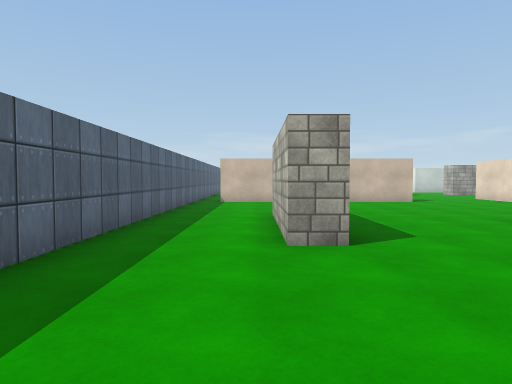
view 1 (above)

24 first-person views from a walk through a scene from a Unity 3-D project. The camera is 1.35 m above the floor, tilts 2° down and sees 75° across. The floor is counted in squares, 1.44 m on a side. Each view is taken from the middle of a square. On the plan, view 1 faces up. The plan holds only what a view shows up to about 12 squares ahead; the rest is blank. The place goes on beyond the plan. The player is left out. Surface patterns are stand-ins for the level's own textures.

view 2
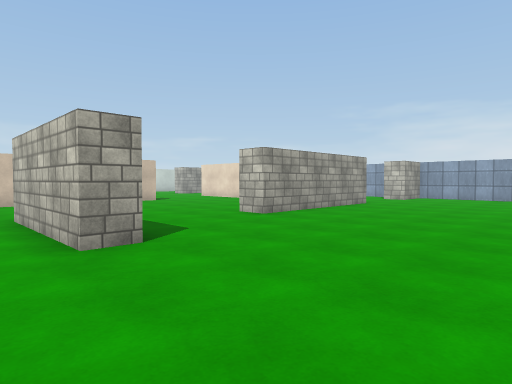

view 3
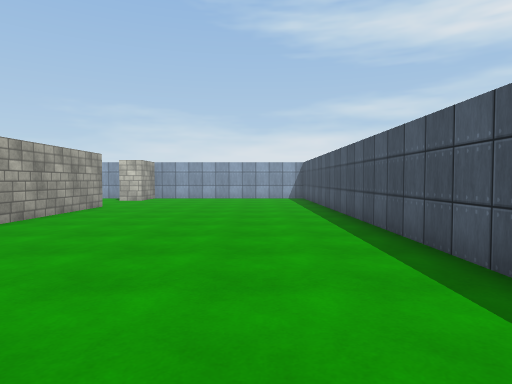

view 4
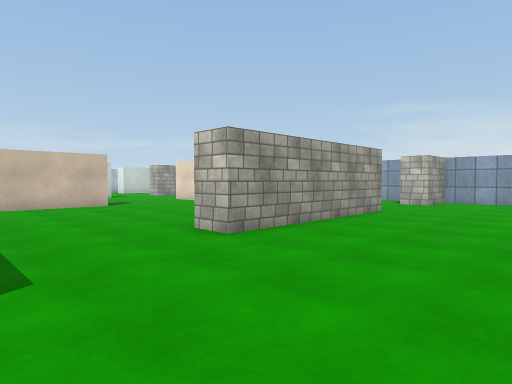

view 5
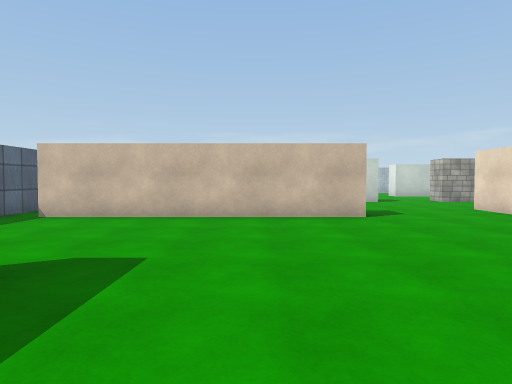

view 6
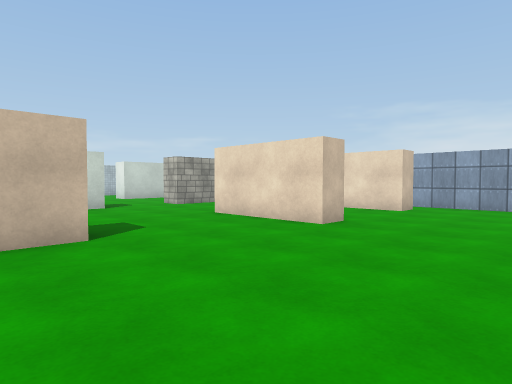

view 7
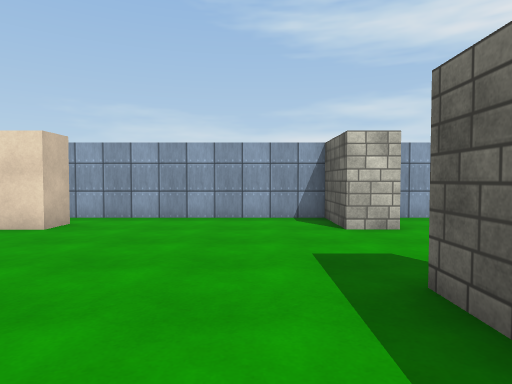

view 8
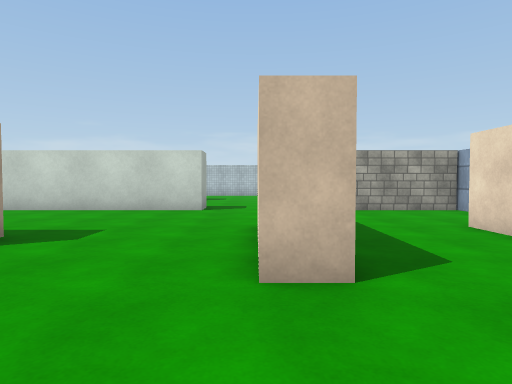

view 9
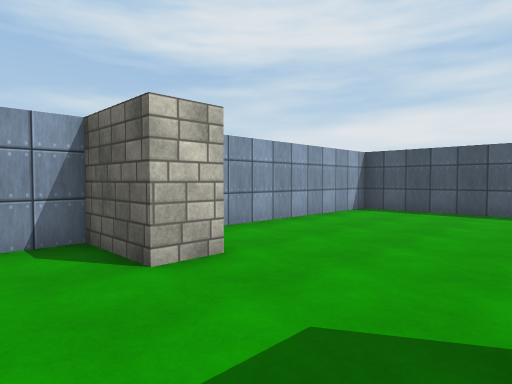

view 10
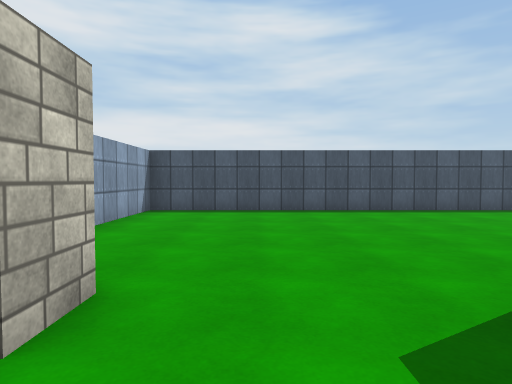

view 11
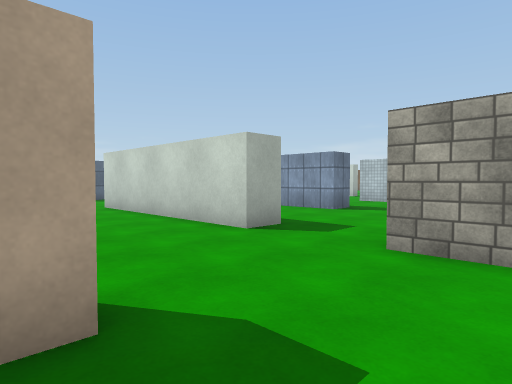

view 12
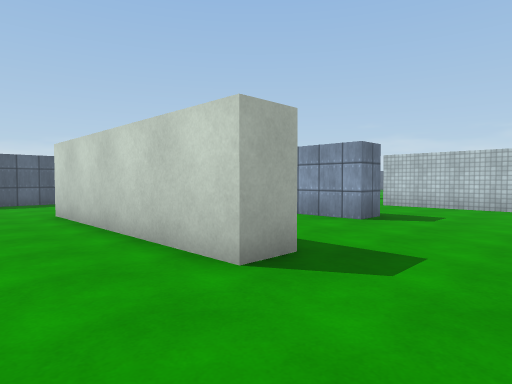

view 13
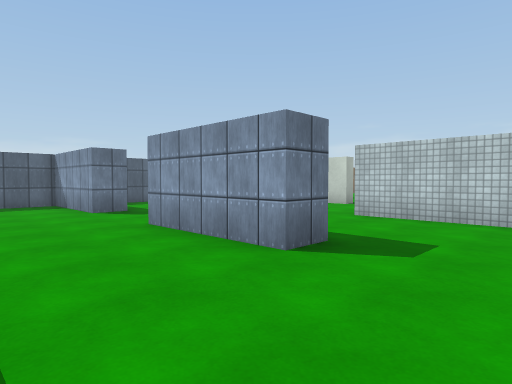

view 14
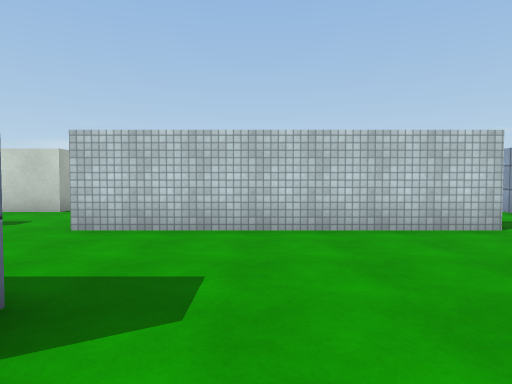

view 15
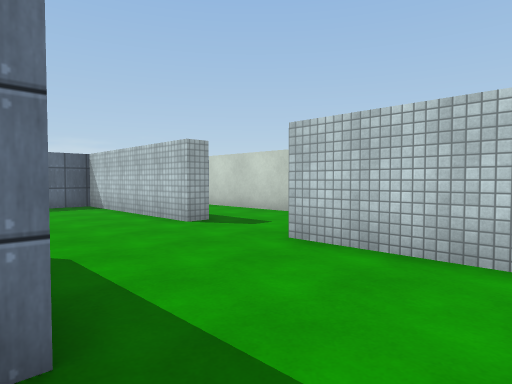

view 16
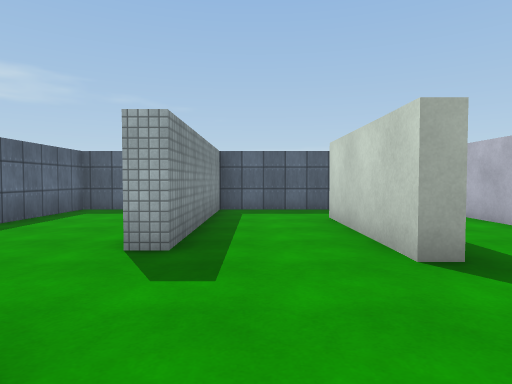

view 17
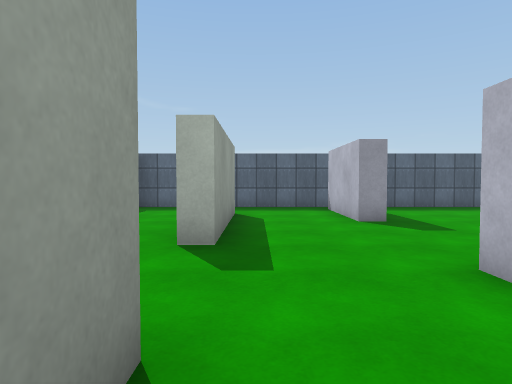

view 18
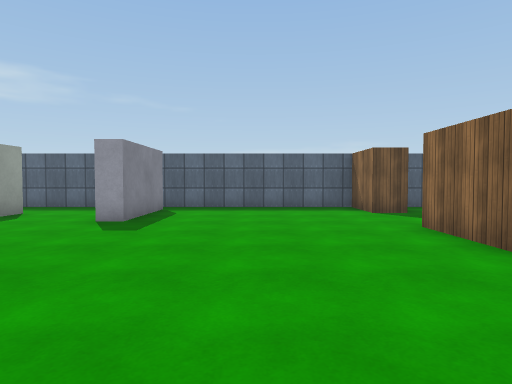

view 19
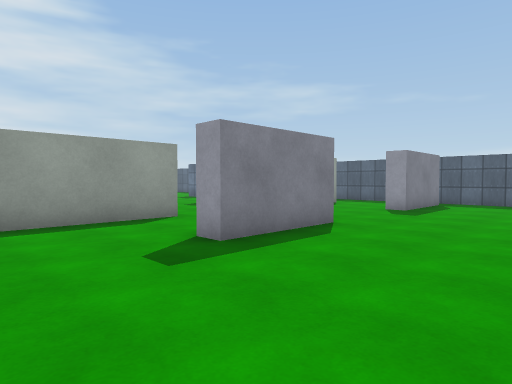

view 20
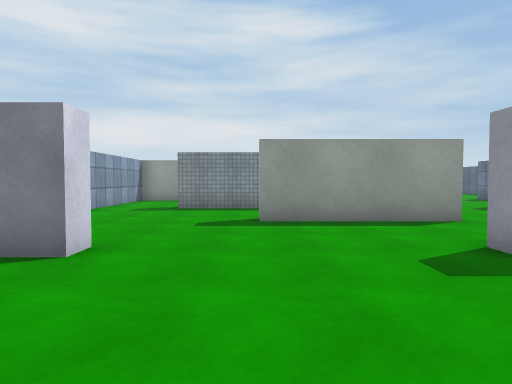

view 21
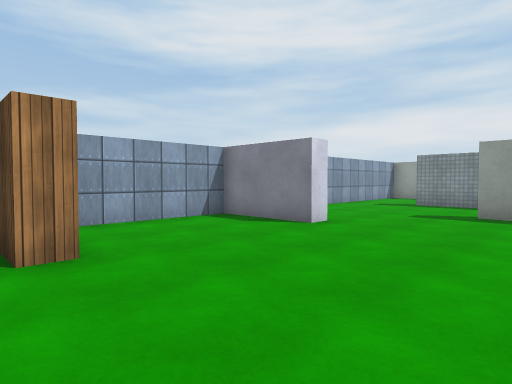

view 22
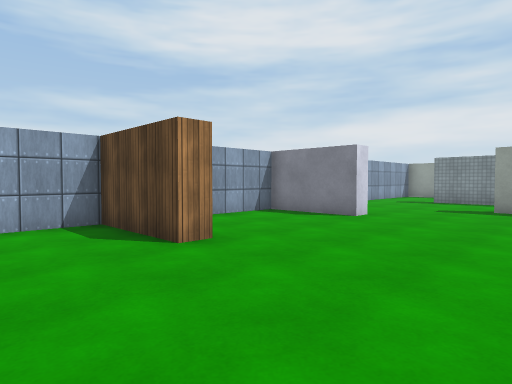

view 23
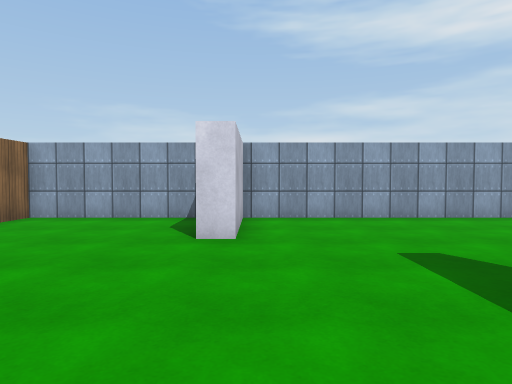

view 24
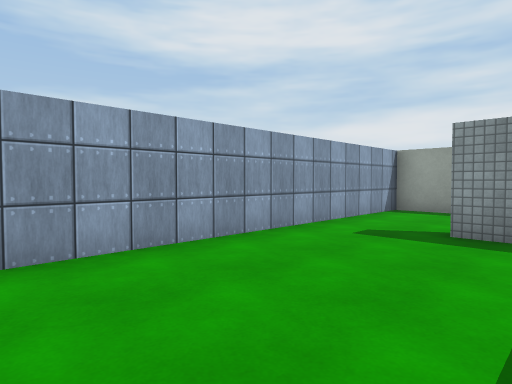

### Floor plan
Points are (right, up) in squares from view 1. A wall is a line through its corners. A room is listed if a view was taken in it or the views show most of it. See-through windows are left out.
Room 1 (views 1, 2, 3, 4, 5, 6, 7, 8, 9, 10, 11, 12, 13, 14, 15)
walls: (6.9, 14.5) (-1.6, 14.5); (12, 13) (11, 13) (11, 16.8); (11.9, 16.8) (11.9, 16.2); (10.9, 7.5) (12, 7.5); (9.3, 21.5) (9.3, 20.4) (2.1, 20.4); (12, 6.5) (5.8, 6.5) (5.8, 7.5); (16.2, 13) (15.3, 13) (15.3, 16.8); (-2.7, 12) (-2.7, 3.5); (-2.7, 16.4) (-2.7, 14.6); (1.4, 4.7) (0.5, 4.7) (0.5, 9.2); (15.3, 6.2) (15.3, 7.3) (17.3, 7.3) (17.3, 13.8); (-2.7, 20.4) (-2.7, 19.9); (17.3, 19.9) (17.3, 20.4) (12, 20.4); (8.1, 26.5) (8.1, 25.4) (4.2, 25.4); (15.8, 26.4) (17.3, 26.4) (17.3, 29.4); (3.1, -1.5) (17.3, -1.5) (17.3, 5.4); (3.6, 30.8) (3.6, 30.2) (-2.7, 30.2) (-2.7, 26.4) (1, 26.4) (1, 25.4) (-2.7, 25.4) (-2.7, 23.8); (14.6, 30.2) (6.5, 30.2)
ways out: opening at (5, 30) to room 2; opening at (16, 29.3) to room 2
Room 2 (views 16, 17, 18, 19, 20, 21, 22, 23, 24)
walls: (6, 37.3) (5.5, 37.3); (5.5, 38) (8.8, 38) (8.8, 37.2); (7.2, 34.4) (12, 34.4); (4.8, 44.4) (2.2, 44.4); (14.3, 42.6) (14.3, 43.3) (17.3, 43.3) (17.3, 45.1); (11.9, 30.8) (14.6, 30.8); (17, 37.3) (14.3, 37.3) (14.3, 38) (17.3, 38) (17.3, 42.7) (16.4, 42.7); (-0.5, 34.4) (4.2, 34.4) (4.2, 33.9) (-0.4, 33.9); (-1.9, 38) (1.4, 38) (1.4, 37.3) (-1.9, 37.3); (-0.6, 45.4) (-0.6, 44.4) (-2.7, 44.4) (-2.7, 30.8) (3.6, 30.8); (17.3, 29.4) (17.3, 37.4)
ways out: opening at (5, 30) to room 1; opening at (16, 29.3) to room 1

Positions as (right, up) in squares from view 1, and headings:
1: (0, 0), facing up
2: (-1, 0), facing up-right
3: (0, 1), facing right
4: (2, 2), facing up-right
5: (4, 6), facing up
6: (5, 9), facing up-right
7: (9, 9), facing right
8: (11, 10), facing up
9: (12, 9), facing down-right
10: (14, 9), facing down
11: (14, 16), facing up-left
12: (12, 18), facing up-left
13: (11, 22), facing up-left
14: (10, 24), facing up
15: (10, 26), facing up-left
16: (8, 32), facing left
17: (9, 35), facing left
18: (9, 41), facing left
19: (12, 42), facing down-left
20: (12, 42), facing down
21: (10, 44), facing down-right
22: (10, 46), facing down-right
23: (9, 37), facing right
24: (13, 37), facing down-right
